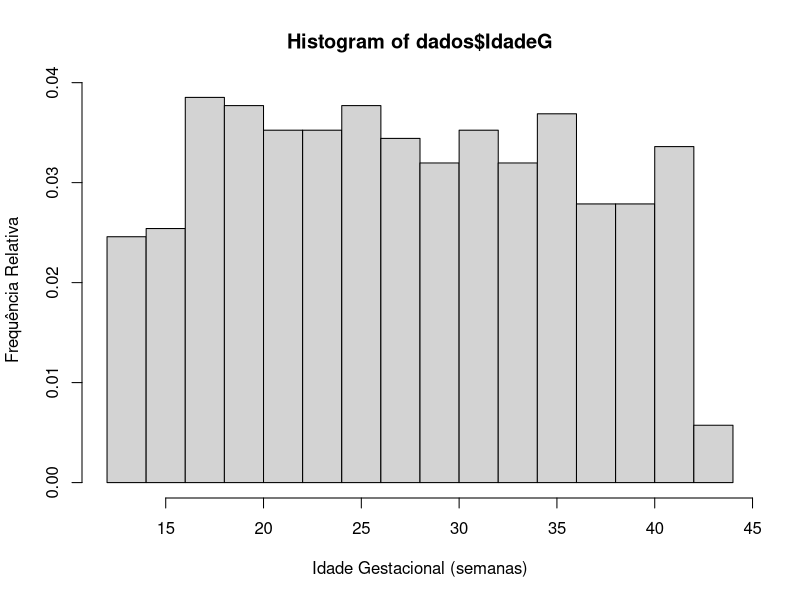

Write the R code that produced this figure.
library(here)

dados <- read.csv(here("data/ac.csv"), sep=";", dec=",")

hist(dados$IdadeG, freq=F, xlab="Idade Gestacional (semanas)", ylab="Frequência Relativa")
